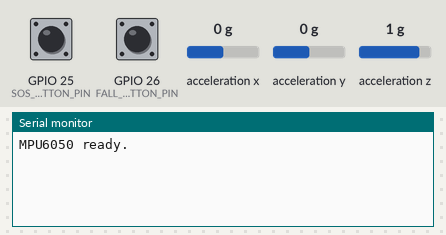
Recording of a sketch running on a simulated ESP32. Shown: the last lines printed to the serial monitor. Wiring (inferred from the names in the program): MPU-6050 motion sensor at I2C address 0x68. Inputs (shaded band) come from the test bench; at power-on: GPIO 25 (SOS_BUTTON_PIN) HIGH, GPIO 26 (FALL_BUTTON_PIN) HIGH, acceleration x 0 g, acceleration y 0 g, acceleration z 1 g. WiFi joins after 1.5 s; servers stay silent unless stated; random numbers use the default seed unless the sketch sets one; no radio packets arrive unless stated; no MQTT or app messages arrive unless stated.

Above: at 1.2 s.
1.3 s: GPIO 25 (SOS_BUTTON_PIN) pulled LOW for 0.15 s
2.9 s: GPIO 26 (FALL_BUTTON_PIN) pulled LOW for 0.15 s
6.0 s: acceleration x set to -1.4 g
At 6.9 s:
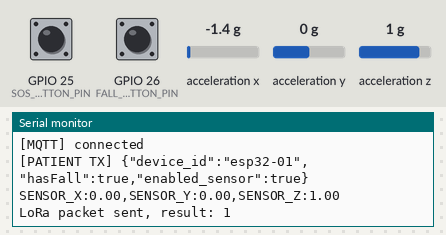
7.5 s: acceleration y set to -1.4 g
At 8.6 s:
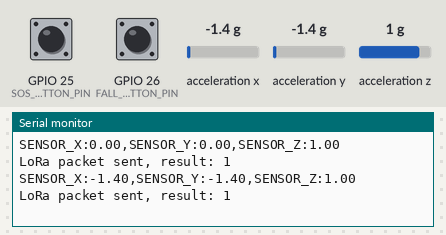
9.0 s: acceleration z set to -1.4 g
At 11.2 s:
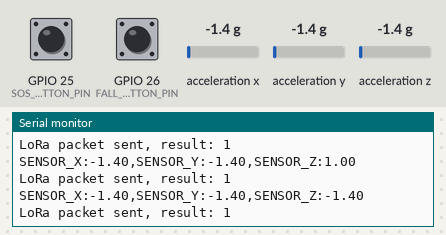

The sketch:

DAVAO-SHS-FALL-DETECTION.ino
```cpp
#include "loraSender.h"
#include "brokerController.h"
#include <Wire.h>
#include <math.h>

LORAMODULE lora;

// Set these to the Wi-Fi network used by the loraSender ESP32.
const char* WIFI_SSID = "YOUR_WIFI_NAME";
const char* WIFI_PASSWORD = "YOUR_WIFI_PASSWORD";
Controller mqttBroker(WIFI_SSID, WIFI_PASSWORD);

const uint8_t MPU_ADDRESS = 0x68;
const float FALL_IMPACT_G = 2.5f;
const uint8_t SOS_BUTTON_PIN = 25;
const uint8_t FALL_BUTTON_PIN = 26;
const unsigned long MPU_SAMPLE_INTERVAL_MS = 100;
const unsigned long SENSOR_REPORT_INTERVAL_MS = 2000;
const unsigned long ALERT_COOLDOWN_MS = 5000;
const unsigned long ALERT_DISPLAY_MS = 10000;

bool mpuReady = false;
bool alertActive = false;
bool lastSosPressed = false;
bool lastFallButtonPressed = false;
unsigned long lastMpuSample = 0;
unsigned long lastSensorReport = 0;
unsigned long lastFallAlert = 0;
unsigned long alertStartedAt = 0;
float latestX = 0.0f;
float latestY = 0.0f;
float latestZ = 0.0f;

bool writeMpuRegister(uint8_t reg, uint8_t value) {
  Wire.beginTransmission(MPU_ADDRESS);
  Wire.write(reg);
  Wire.write(value);
  return Wire.endTransmission() == 0;
}

bool setupMpu6050() {
  Wire.begin(21, 22);

  Wire.beginTransmission(MPU_ADDRESS);
  if (Wire.endTransmission() != 0) {
    return false;
  }

  // Wake the MPU6050 and select the +/-2 g accelerometer range.
  return writeMpuRegister(0x6B, 0x00) && writeMpuRegister(0x1C, 0x00);
}

bool readAcceleration(float &x, float &y, float &z) {
  Wire.beginTransmission(MPU_ADDRESS);
  Wire.write(0x3B);  // ACCEL_XOUT_H
  if (Wire.endTransmission(false) != 0 || Wire.requestFrom(MPU_ADDRESS, (uint8_t)6) != 6) {
    return false;
  }

  int16_t rawX = (Wire.read() << 8) | Wire.read();
  int16_t rawY = (Wire.read() << 8) | Wire.read();
  int16_t rawZ = (Wire.read() << 8) | Wire.read();

  x = rawX / 16384.0f;
  y = rawY / 16384.0f;
  z = rawZ / 16384.0f;
  return true;
}

void setup() {
  Serial.begin(115200);
  pinMode(SOS_BUTTON_PIN, INPUT_PULLUP);
  pinMode(FALL_BUTTON_PIN, INPUT_PULLUP);

  lora.initLora();
  mqttBroker.begin();

  mpuReady = setupMpu6050();
  if (mpuReady) {
    Serial.println("MPU6050 ready.");
  } else {
    Serial.println("MPU6050 not detected. Check SDA, SCL, VCC, and GND.");
  }
}

void loop() {
  unsigned long now = millis();

  mqttBroker.loop();

  if (alertActive && now - alertStartedAt >= ALERT_DISPLAY_MS) {
    alertActive = false;
  }

  bool sosPressed = digitalRead(SOS_BUTTON_PIN) == LOW;
  bool fallButtonPressed = digitalRead(FALL_BUTTON_PIN) == LOW;

  if (sosPressed && !lastSosPressed) {
    Serial.println("SOS button pressed!");
    lora.sendNotify("SOS_BUTTON");
    alertActive = true;
    alertStartedAt = now;
  }
  if (fallButtonPressed && !lastFallButtonPressed) {
    Serial.println("Fall Alert button pressed!");
    lora.sendNotify("FALL_BUTTON");
    alertActive = true;
    alertStartedAt = now;
  }

  lastSosPressed = sosPressed;
  lastFallButtonPressed = fallButtonPressed;

  if (mpuReady && now - lastMpuSample >= MPU_SAMPLE_INTERVAL_MS) {
    lastMpuSample = now;

    if (readAcceleration(latestX, latestY, latestZ)) {
      float totalAcceleration = sqrt((latestX * latestX) +
                                     (latestY * latestY) +
                                     (latestZ * latestZ));

      if (totalAcceleration >= FALL_IMPACT_G &&
          (lastFallAlert == 0 || now - lastFallAlert >= ALERT_COOLDOWN_MS)) {
        Serial.println("FALL DETECTED! Sending warning.");
        lora.sendNotify("FALL_MPU6050");
        alertActive = true;
        alertStartedAt = now;
        lastFallAlert = now;
      }
    } else {
      Serial.println("MPU6050 read failed.");
    }
  }

  if (mpuReady && now - lastSensorReport >= SENSOR_REPORT_INTERVAL_MS) {
    lastSensorReport = now;

    char payload[96];
    snprintf(payload, sizeof(payload), "SENSOR_X:%.2f,SENSOR_Y:%.2f,SENSOR_Z:%.2f",
             latestX, latestY, latestZ);

    Serial.println(payload);
    lora.sendNotify(payload);
  }

  // enabled_sensor describes MPU6050 availability; enabledAlert describes
  // the current patient alert state. Both values are serialized as booleans.
  mqttBroker.updatePatientStatus(alertActive, mpuReady);

  delay(5);
}
```

brokerController.cpp
```cpp
#include "brokerController.h"

Controller::Controller(const char* wifiSsid, const char* wifiPassword)
    : ssid(wifiSsid), password(wifiPassword), client(espClient) {}

void Controller::begin() {
  WiFi.mode(WIFI_STA);
  WiFi.setAutoReconnect(true);
  WiFi.begin(ssid, password);
  client.setServer(MQTT_SERVER, MQTT_PORT);
  client.setBufferSize(256);
  // Keep failed broker attempts short so the sensor/LoRa loop can continue.
  client.setSocketTimeout(1);
  client.setKeepAlive(15);
}

bool Controller::ensureMqtt() {
  if (client.connected() || !wifiConnected()) return client.connected();

  const unsigned long now = millis();
  if (now - lastReconnectAttempt < MQTT_RECONNECT_INTERVAL_MS) return false;
  lastReconnectAttempt = now;

  String clientId = String(DEVICE_ID) + "-" +
                    String((uint32_t)esp_random(), HEX);
  Serial.printf("[MQTT] Connecting to %s:%u\n", MQTT_SERVER, MQTT_PORT);

  if (client.connect(clientId.c_str())) {
    Serial.println("[MQTT] connected");
    haveReportedSensor = false;
    return true;
  }

  Serial.printf("[MQTT] connect failed, state=%d\n", client.state());
  return false;
}

void Controller::loop() {
  ensureMqtt();
  if (client.connected()) client.loop();
}

void Controller::updatePatientStatus(bool enabledAlert, bool enabledSensor) {
  if (enabledAlert && !lastAlert) {
    pendingFall = true;
    pendingClear = false;
  } else if (!enabledAlert && lastAlert && AUTO_CLEAR_FALL) {
    pendingClear = true;
    pendingFall = false;
  }
  lastAlert = enabledAlert;

  if (!client.connected()) return;

  const unsigned long now = millis();
  if (lastStatusFailure != 0 && now - lastStatusFailure < RETRY_MS) return;

  const bool sensorChanged = !haveReportedSensor || enabledSensor != reportedSensor;
  if (!pendingFall && !pendingClear && !sensorChanged) return;

  StaticJsonDocument<128> doc;
  doc["device_id"] = DEVICE_ID;
  if (pendingFall) doc["hasFall"] = true;
  else if (pendingClear) doc["hasFall"] = false;
  if (sensorChanged) doc["enabled_sensor"] = enabledSensor;

  char payload[128];
  const size_t n = serializeJson(doc, payload, sizeof(payload));
  if (n == 0 || n >= sizeof(payload)) return;

  if (!client.publish(STATUS_TOPIC, payload)) {
    lastStatusFailure = now;
    Serial.println("[MQTT] patient status publish failed, will retry");
    return;
  }

  pendingFall = false;
  pendingClear = false;
  if (sensorChanged) {
    reportedSensor = enabledSensor;
    haveReportedSensor = true;
  }
  lastStatusFailure = 0;
  Serial.printf("[PATIENT TX] %s\n", payload);
}
```

brokerController.h
```cpp
#ifndef BROKER_CONTROLLER_H
#define BROKER_CONTROLLER_H

#include <Arduino.h>
#include <ArduinoJson.h>
#include <PubSubClient.h>
#include <WiFi.h>

class Controller {
 public:
  Controller(const char* ssid, const char* password);
  void begin();
  void loop();
  bool connected() { return client.connected(); }
  bool wifiConnected() const { return WiFi.status() == WL_CONNECTED; }
  // Same signature as before. enabledAlert is mapped to the hasFall column.
  void updatePatientStatus(bool enabledAlert, bool enabledSensor);

 private:
  bool ensureMqtt();

  const char* ssid;
  const char* password;
  const char* MQTT_SERVER = "broker.hivemq.com";
  const uint16_t MQTT_PORT = 1883;
  const char* STATUS_TOPIC = "patient/status";
  const char* DEVICE_ID = "esp32-01";

  static constexpr bool AUTO_CLEAR_FALL = false;
  static constexpr unsigned long RETRY_MS = 1000;
  static constexpr unsigned long MQTT_RECONNECT_INTERVAL_MS = 5000;

  unsigned long lastReconnectAttempt = 0;
  unsigned long lastStatusFailure = 0;
  bool lastAlert = false;
  bool pendingFall = false;
  bool pendingClear = false;
  bool reportedSensor = false;
  bool haveReportedSensor = false;

  WiFiClient espClient;
  PubSubClient client;
};

#endif
```

loraSender.cpp
```cpp
#include "loraSender.h"
#include "loraConfig.h"
#include <Arduino.h>
#include <SPI.h>
#include <LoRa.h>

LORAMODULE::LORAMODULE(long _mhz, int sck, int miso, int mosi, int ss, int reset, int dio0) {
  mHz = _mhz;
  _sck = sck;
  _miso = miso;
  _mosi = mosi;
  _ss = ss;
  _reset = reset;
  _dio0 = dio0;
}

LORAMODULE::~LORAMODULE() {}

void LORAMODULE::initLora() {
  SPI.begin(_sck, _miso, _mosi, _ss);
  LoRa.setPins(_ss, _reset, _dio0);

  if (!LoRa.begin(mHz)) {
    Serial.println("Starting LoRa failed!");
    while (1);
  }

  LoRa.setSpreadingFactor(LORA_SPREADING_FACTOR);
  LoRa.setSignalBandwidth(LORA_SIGNAL_BANDWIDTH);
  LoRa.setCodingRate4(LORA_CODING_RATE);
  LoRa.setSyncWord(LORA_SYNC_WORD);
}

void LORAMODULE::sendNotify(const char * message) {
  if (message != NULL) {
    LoRa.beginPacket();
    LoRa.print(message);
    LoRa.print('|');
    LoRa.print(cntr);
    int result = LoRa.endPacket();
    Serial.print("LoRa packet sent, result: ");
    Serial.println(result);
    cntr++;
  }
}
```

loraSender.h
```cpp
#ifndef __LORAMODULE__H
#define __LORAMODULE__H

#include "loraConfig.h"

class LORAMODULE {
  public:
    LORAMODULE(long _mhz = LORA_FREQUENCY_MHZ,
               int sck = LORA_SCK_PIN, int miso = LORA_MISO_PIN,
               int mosi = LORA_MOSI_PIN, int ss = LORA_SS_PIN,
               int reset = LORA_RESET_PIN, int dio0 = LORA_DIO0_PIN);
    ~LORAMODULE();
    void initLora();
    void sendNotify(const char * message = NULL);
  private:
    long mHz;
    int _sck, _miso, _mosi, _ss, _reset, _dio0;
    int cntr = 0;
};

#endif
```

loraConfig.h
```cpp
#ifndef DAVAO_SHS_LORA_CONFIG_H
#define DAVAO_SHS_LORA_CONFIG_H

// Both radios must use the same frequency.
#define LORA_FREQUENCY_MHZ 433E6

// SX127x wiring used by the existing transmitter.
// PIN CONNECTION LORA -> ESP32
// NOTE LORA VCC pins should connect to 3.3v of ESP32
#define LORA_SCK_PIN 14
#define LORA_MISO_PIN 19
#define LORA_MOSI_PIN 23
#define LORA_SS_PIN 27
#define LORA_RESET_PIN 33
#define LORA_DIO0_PIN 32

#define LORA_SPREADING_FACTOR 7
#define LORA_SIGNAL_BANDWIDTH 125E3
#define LORA_CODING_RATE 5
#define LORA_SYNC_WORD 0x12

#endif
```

Measured:
- after the input at 7.5 s, the serial monitor: prints a new line after 0.51 s (image 2)
- after the input at 9.0 s, the serial monitor: prints a new line after 1.0 s (image 3)
